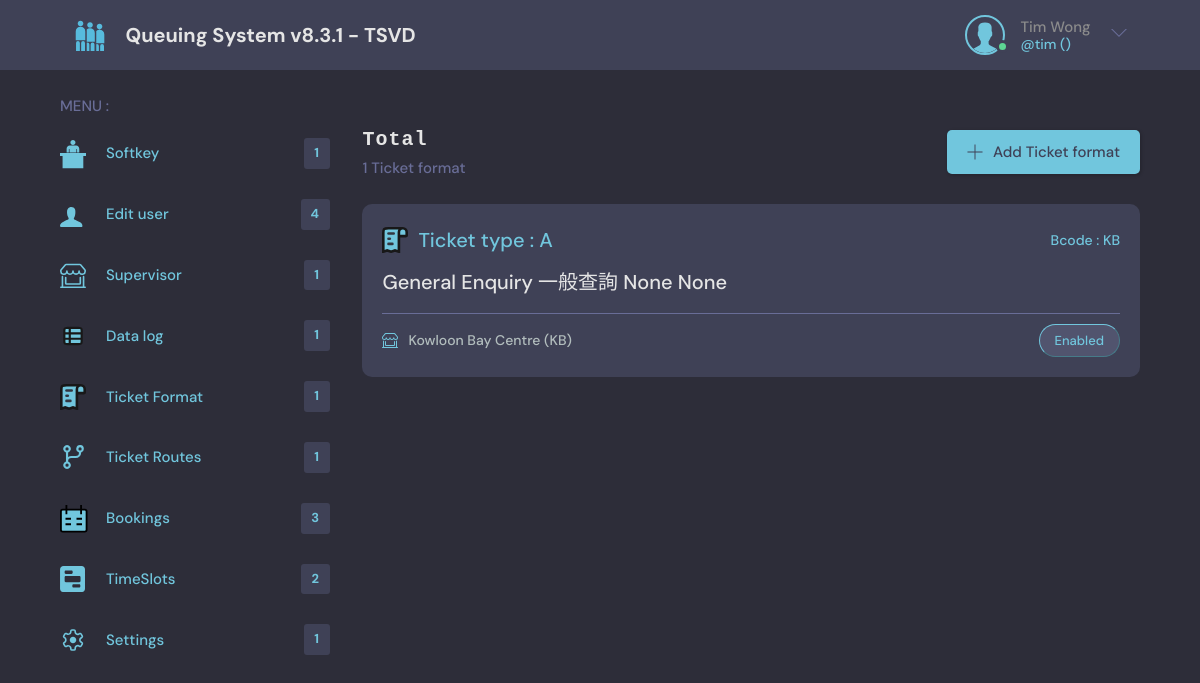
Before: /tfs/ (signed in) with the older database file.
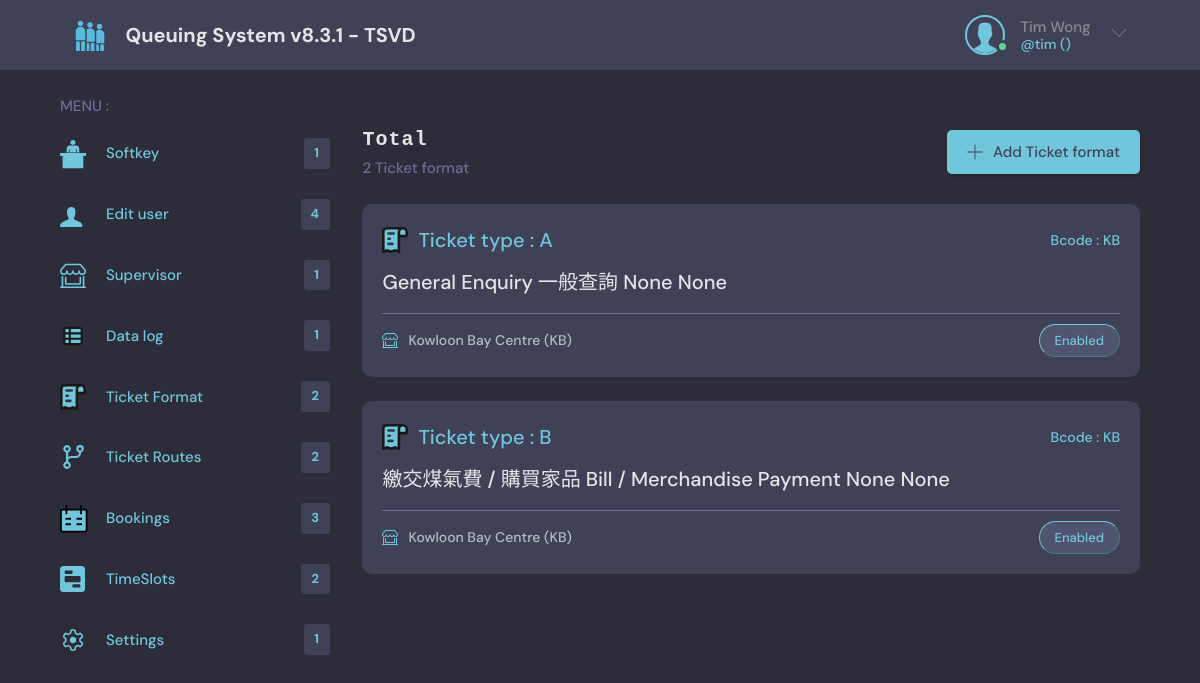
After: the same page with the newer database file.
### base/models.py (models this page shows, shortened)
class TicketFormat(models.Model):
    tformat_default = '''<CEN>
<LOGO>1
<TEXT>歡迎光臨，請稍候<LINE>
<TEXT>Welcome, please wait to be served<LINE>
<LINE>
<B_FONT>
<TEXT>票 號<LINE>
<TEXT>Ticket number<LINE>
<D_FONT><TICKET><LINE>
<N_FONT>
<DATETIME><LINE>
<QR>http://192.168.1.22:8000<MYTICKET><LINE>
<TEXT>掃描QR查看您的網上飛仔<LINE>
<TEXT>Scan QR code for your e-ticket<LINE>
<CUT>'''
    enabled = models.BooleanField(default=True)
    ttype = models.CharField(max_length=10, null=False, blank=False)
    for_booking = models.BooleanField(default=False)
    branch = models.ForeignKey(Branch, on_delete=models.SET_NULL, blank=True, null=True)
    tformat = models.TextField(null=False, blank=False, default=tformat_default)
    ticketnext = models.IntegerField(default=1)  # only for Branch.ticketrepeatnumber is True
    touchkey_lang1 = models.CharField(max_length=100, null=True, blank=True, default='')
    touchkey_lang2 = models.CharField(max_length=100, null=True, blank=True, default='')
    touchkey_lang3 = models.CharField(max_length=100, null=True, blank=True, default='')
    touchkey_lang4 = models.CharField(max_length=100, null=True, blank=True, default='')
    updated = models.DateTimeField(auto_now=True)
    created = models.DateTimeField(auto_now_add=True) # auto_now_add just auto add once (the first created)
    class Meta:
        unique_together = ('ttype', 'branch',)

class Branch(models.Model):
    BYTIME = 'time'
    BYUSER = 'user'
    BYMASK = 'mask'
    PRIORITY = [
       (BYTIME, ('By Ticket time')),
       (BYUSER, ('By User priority')),
       (BYMASK, ('By Mask priority')),
    ]
    bcode = models.CharField(max_length=200,unique=True, null=False, blank=False) # branch code
    enabled = models.BooleanField(default=True)
    queueenabled = models.BooleanField(default=True, verbose_name='Enabled Queuing System')
    subscribe = models.BooleanField(default=False)
    substart = models.DateTimeField(default=datetime.datetime.strptime('2000-01-01 00:00:00', '%Y-%m-%d %H:%M:%S') )
    subend = models.DateTimeField(default=datetime.datetime.strptime('2000-01-01 00:00:00', '%Y-%m-%d %H:%M:%S') )
    name = models.TextField()
    address = models.TextField(null=True, blank=True)
    gps = models.TextField(null=True, blank=True)
    timezone = models.CharField(max_length=32, null=False, default='Asia/Hong_Kong')
    officehourstart = models.TimeField(default=datetime.time(9, 0, 0))
    officehourend = models.TimeField(default=datetime.time(18, 0, 0))
    queuepriority = models.CharField(
       max_length=32,
       choices=PRIORITY,
       default=BYTIME,
       null=False,
    )
    queuemask =  models.CharField(default='A,B,C,D,E,F,G,H,I,J,K,L,M,N,O,P,Q,R,S,T,U,V,W,X,Y,Z,', max_length=200, null=False)
    websoftkey_show_waitinglist = models.BooleanField(default=True)
    tickettimestart = models.TimeField(default=datetime.time(8, 0, 0))
    tickettimeend = models.TimeField(default=datetime.time(17, 0, 0))
    ticketmax = models.IntegerField(default=999)
    ticketnext = models.IntegerField(default=1) # only for ticketrepeatnumber is True
    ticketnoformat = models.TextField(default='000')  # if '000' means: A001, B049
    ticketrepeatnumber = models.BooleanField(default=True)  # if False: A001 -> B002 -> A003
    displayenabled  = models.BooleanField(default=True)
    displayflashtime = models.IntegerField(default=3)
    flashlighttime = models.IntegerField(default=3)
    voiceenabled  = models.BooleanField(default=True)
    voice_volume = models.IntegerField(default=50, help_text='Volume range 0-100 (0 is mute)')
    language1 = models.IntegerField(default=1, help_text='English')
    O_Replace_Zero = models.BooleanField(default=True, help_text='Replace voice to [Oh] from [Zero]')
    language2 = models.IntegerField(default=0, help_text='Cantonese')
    language3 = models.IntegerField(default=0, help_text='Manadrin')
    language4 = models.IntegerField(default=0, help_text='Portuguese')
    before_enabled = models.BooleanField(default=False, help_text='Play effect sound Before calling ticket')
    before_sound = models.CharField(max_length=100, default='[SUCCESS]')
    after_enabled = models.BooleanField(default=False, help_text='Play effect sound After calling ticket')
    after_sound = models.CharField(max_length=100, default='[NOTIFY]')
    usersinglelogin = models.BooleanField(default=False)
    webtvcsslink = models.TextField(default='styles/styletv.css')
    webtvlogolink = models.TextField(default='images/logo_ts.png')
    SMSenabled = models.BooleanField(default=False)
    SMSmsg = models.TextField(max_length=70, null=True, blank=True)
    SMSQuota = models.IntegerField(default=500, help_text='Total no. of SMS per month', verbose_name="SMS Quota")
    SMSUsed = models.IntegerField(default=0, help_text='Total no. of SMS used', verbose_name="SMS used in month")
    SMSResetDay = models.IntegerField(default=1, help_text='SMS reset day of the month (1-28)', verbose_name="SMS Reset day")
    SMSResetLast = models.CharField(max_length=200, null=True, blank=True, help_text='Last reset date of SMS')
    bookingenabled = models.BooleanField(default=True, verbose_name='Enabled Booking system')
    bookingPage1Text = models.TextField(null=True,
                                            blank=True,
                                            default= \
                                                    '多謝你預約我們的維修中心' + '\n' + \
                                                    '請帶發票在預約時間到維修中心' + '\n' + \
                                                    '地址: [[ADDR]]',
                                            help_text='Booking HTML page 1 text, [[ADDR]] is branch.address.')
    bookingPage1ScrollingText = models.TextField(null=True, blank=True, default='Scrolling text 1', help_text='Booking HTML page 1 Scrolling text, [[ADDR]] is branch address.')
    bookingPage2Text = models.TextField(null=True,
                                            blank=True,
                                            default= \
                                                    '請輸入 電郵 或 手機號碼(香港)' + '\n' + \
                                                    '我們發送確認信給你',
                                            help_text='Booking HTML page 2 text, [[ADDR]] is branch.address.')
    bookingPage2ScrollingText = models.TextField(null=True, blank=True, default='Scrolling text 2', help_text='Booking HTML page 2 Scrolling text, [[ADDR]] is branch.address.')
    bookingPage3Text = models.TextField(
                                            null=True,
                                            blank=True,
                                            default= \
                                                '你好 [[NAME]] :' + '\n' + '\n' + \
                                                '你的預約時間：' + '\n' + \
                                                '[[DATE]] [[WEEK]]' + '\n' + \
                                                '[[TIME]]' + '\n' + \
                                                '請帶發票在預約時間到維修中心' + '\n' + \
                                                '地址: [[ADDR]]' + '\n' + \
                                                '如需要更改時間/取消預約請盡早打電話給我們 12345678' + '\n' + \
                                                '' + '\n' + \
                                                '這個訊息會發送去你的電郵或者手機短訊。' + '\n' + \
                                                '' + '\n' + \
                                                'TSVD',
                                            help_text='Booking success text, [[ADDR]] is branch address, [[NAME]] is customer name, [[DATE]] is booking start date, [[TIME]] is booking start time. [[WEEK]] is week.',
                                            )
    bookingSuccessEmailEnabled = models.BooleanField(default=True, verbose_name='Booking success email enabled')
    bookingSuccessEmailSubject = models.TextField(
                                                    null=True,
                                                    blank=True,
                                                    default= '你的預約已經確認 - TSVD',
                                                    help_text='Booking success email subject, [[ADDR]] is branch address, [[NAME]] is customer name, [[DATE]] is booking start date, [[TIME]] is booking start time. [[WEEK]] is week.'
                                                    )
    bookingSuccessEmailBody = models.TextField(
                                                null=True,
                                                blank=True,
                                                default= \
                                                            '你好 [[NAME]] :' + '\n' + '\n' + \
                                                            '你的預約時間：' + '\n' + \
                                                            '[[DATE]] [[WEEK]]' + '\n' + \
                                                            '[[TIME]]' + '\n' + \
                                                            '請帶發票在預約時間到維修中心' + '\n' + \
                                                            '地址: [[ADDR]]' + '\n' + \
                                                            '如需要更改時間/取消預約請盡早打電話給我們 12345678' + '\n' + \
                                                            '' + '\n' + \
                                                            'TSVD',
                                                help_text='Booking success email text, [[ADDR]] is branch address, [[NAME]] is customer name, [[DATE]] is booking start date, [[TIME]] is booking start time. [[WEEK]] is week.',
                                                )
    bookingSMSSuccessEnabled = models.BooleanField(default=True)
    bookingSMSSuccess = models.TextField(
                                        null=True,
                                        blank=True,
                                        default= \
                                            '你的預約已經確認 - TSVD' + '\n' + \
                                            '預約時間：' + '\n' + \
                                            '[[DATE]]' + '\n' + \
                                            '[[TIME]]' + '\n' + \
                                            '如需要更改/取消預約請盡早致電 12345678' ,
                                        verbose_name='Booking success SMS',
                                        help_text='SMS text body for booking success, [[DATE]] is booking start date, [[TIME]] is booking start time. 160 characters / 70 characters (Unicode) per one SMS',
                                        )
    bookingNewEmailEnabled = models.BooleanField(default=True, verbose_name='Enabled New Booking email notification')
    bookingNewEmailUser = models.ManyToManyField(User,  blank=True,
                                                 verbose_name='New Booking email list',
                                                 )
    bookingNewEmailSubject = models.TextField(
                                                    null=True,
                                                    blank=True,
                                                    default= '你有新預約 - TSVD',
                                                    verbose_name='Email subject for New Booking',
                                                    help_text='[[ADDR]] is branch address, [[NAME]] is customer name, [[DATE]] is booking start date, [[TIME]] is booking start time, [[WEEK]] is week, [[PHONE]] is customer phone, [[EMAIL]] is customer email, [[BNAME]] is branch name, [[BCODE]] is branch code, [[USER]] is user first name.',
                                                    )
    bookingNewEmailBody = models.TextField(
                                                null=True,
                                                blank=True,
                                                default= \
                                                            '恭喜，你有新預約' + '\n' + '\n' + \
                                                            '客人名稱：[[NAME]]' + '\n' + \
                                                            '預約時間：' + '\n' + \
                                                            '[[DATE]] [[WEEK]]' + '\n' + \
                                                            '[[TIME]]' + '\n' + \
                                                            '地址: [[ADDR]]' + '\n' + \
                                                            '客人電話：[[PHONE]]' + '\n' + \
                                                            '客人電郵：[[EMAIL]]' + '\n' + \
                                                            '' + '\n' + \
                                                            'TSVD',
                                                verbose_name='Email body for New Booking',
                                                help_text='[[ADDR]] is branch address, [[NAME]] is customer name, [[DATE]] is booking start date, [[TIME]] is booking start time, [[WEEK]] is week, [[PHONE]] is customer phone, [[EMAIL]] is customer email, [[BNAME]] is branch name, [[BCODE]] is branch code, [[USER]] is user first name.',
                                                )
    bookingToQueueEnabled = models.BooleanField(default=True, verbose_name='Booking to Queue enabled')
    bookingForceOnTime = models.BooleanField(default=True, verbose_name='Booking force on time', help_text='If booking is late or early, force to on time to start service or queue')
    bookingToQueueOnTimeRangeLate = models.IntegerField(default=10, verbose_name='Booking to Queue on time range late (1 to 15 minutes)')
    bookingToQueueOnTimeRangeEarly = models.IntegerField(default=-15, verbose_name='Booking to Queue on time range early (-1 to -30 minutes)')
    bookingToQueueLateUnit = models.IntegerField(default=5, verbose_name='Booking to Queue late unit (1 to 15 minutes)')
    updated = models.DateTimeField(auto_now=True)
    created = models.DateTimeField(auto_now_add=True) # auto_now_add just auto add once (the first created)

### base/decorators.py (the view, shortened to what this page needs)
        def wrapper_func(request, *args, **kwargs):
            group_name = None
            auth = False
            if request.user.is_superuser == True:
                auth = True
                return view_func(request, *args, **kwargs)
            if auth == False:
                return HttpResponse('You are not authorized to view the page')

### base/templates/base/tfs.html (shortened to what this page needs)
{% extends 'main.html' %}
{% block content %}
    <main class="layout layout--2">
      <div class="container">
        {% include 'base/menu.html' %}
        <div class="roomList">
          <div class="roomList__header">
            <div>
                <h2>Total</h2>
                <p>{{ticketformats.count}} Ticket format</p>
              </div>
              <a class="btn btn--main" href="{% url 'new-tf' %}">
                <svg version="1.1" xmlns="http://www.w3.org/2000/svg" width="32" height="32" viewBox="0 0 32 32">
                  <title>add</title>
                  <path
                    d="M16.943 0.943h-1.885v14.115h-14.115v1.885h14.115v14.115h1.885v-14.115h14.115v-1.885h-14.115v-14.115z"
                  ></path>
                </svg>
                Add Ticket format
              </a>
          </div>
          {% include 'base/tflist.html' %}
        </div>
      </div>
{% endblock %}

### base/templates/base/tflist.html (shortened to what this page needs)
{% load static %}
<div class="roomArea">
{% for ticketformat in ticketformats %}
    <a href="{% url 'update-tf' ticketformat.id %}">
        <div class="roomListRoom">
            <div class="roomListRoom__header">
                <div class="roomListRoom__author">
                    <div class="list__svg">
                    </div>
                    <span>Ticket type : {{ticketformat.ttype}}</span>
                </div>
                <div class="roomListRoom__actions">
                    <span>Bcode : {{ticketformat.branch.bcode}}</span>
                </div>
            </div>
            <div class="roomListRoom__content">
                {{ticketformat.touchkey_lang1}} {{ticketformat.touchkey_lang2}} {{ticketformat.touchkey_lang3}} {{ticketformat.touchkey_lang4}}
            </div>
            <div class="roomListRoom__meta">
                <div class="roomListRoom__joined">
                    {{ticketformat.branch.name}} ({{ticketformat.branch.bcode}})
                </div>
                {% if ticketformat.enabled == False %}
                    <p class="roomListRoom__topic_red">
                        Disabled
                    </p>
                {% else %}
                    <p class="roomListRoom__topic">
                        Enabled
                    </p>
                {% endif %}
            </div>
        </div>
    </a>
{% endfor %}
</div>

Changed rows visible on the page:
added TicketFormat: ttype "B", branch.bcode "KB", touchkey_lang1 "繳交煤氣費 / 購買家品", touchkey_lang2 "Bill / Merchandise Payment", touchkey_lang3 "None", touchkey_lang4 "None", branch.name "Kowloon Bay Centre", enabled "Enabled"
Other visible differences:
{{ ticketformats.count }}: "1" → "2"
{{ routes.count }}: "1" → "2"
